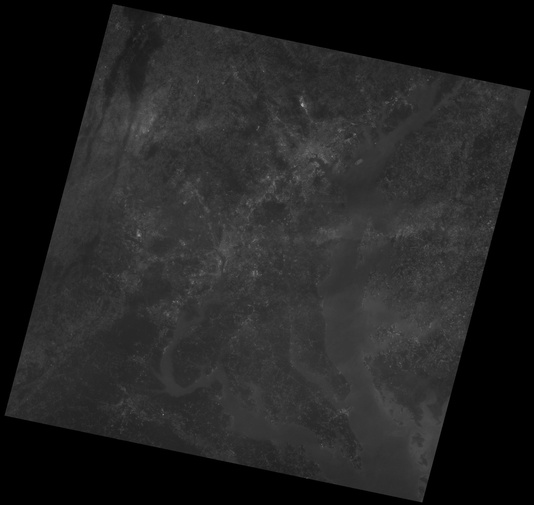
#> input picture CSE428 (Image Processing)/Lab2/landsat_down.jpeg, 534 x 505 px, shrunk from 2010 x 1901 before the run, found by its file name
$ jupyter execute 'CSE428 Lab 2.ipynb'
#> lines starting #> are read from the running program, lines starting #| are printed output that depends on the picture
[cell 1]
import numpy as np
from skimage import exposure, io, color, img_as_float
import matplotlib.pyplot as plt

np.random.seed(1000)        #presudo random value

[cell 2]
i = np.random.rand(3,3)
print(i)
io.imshow(i)

[cell 3]
#point processing with addition
i_add  = i + 0.3
print(i_add)
io.imshow(i_add)

[cell 4]
#as some intensity goes beyond 1 which needs to change [0,1]
#greater than 1 will be convert to 1

i_add[i_add > 1.0] = 1.0                    # i_add = np.clip(i_add,0,1)
print(i_add)
io.imshow(i_add)

[cell 5]
#point processing with substraction
i_sub = i - 0.3
i_sub = np.clip(i_sub,0,1)
print(i_sub)
io.imshow(i_sub)

[cell 6]
#point processing with multiplication
i_mult = i * 0.3
i_mult = np.clip(i_mult,0,1)
print(i_mult)
io.imshow(i_mult)

[cell 7]
#point processing with divison
i_div = i / 0.3
i_div = np.clip(i_div,0,1)
print(i_div)
io.imshow(i_div)

[cell 8]
#ploting all the arithmetic operation

plt.figure(figsize=(20, 20))
plt.subplot(1,5,1)
io.imshow(i)
plt.title('Original')

plt.subplot(1,5,2)
io.imshow(i_add)
plt.title('Addition')

plt.subplot(1,5,3)
io.imshow(i_sub)
plt.title('Substraction')

plt.subplot(1,5,4)
io.imshow(i_mult)
plt.title('Multiplication')

plt.subplot(1,5,5)
io.imshow(i_div)
plt.title('divison')
plt.show()
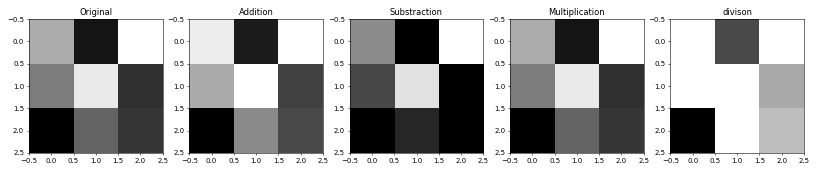
#> figure drawn by matplotlib, 5 panels

[cell 9]
satalite_img = img_as_float(io.imread('/content/landsat_down.jpeg'))
#> satalite_img: shape (505, 534) float64; min 0, max 0.682, mean 0.138
io.imshow(satalite_img)

[cell 10]
print(satalite_img)
#> (printed output is left out)
print()
print(f'Height pixel number = {satalite_img.shape[0]}')
#| Height pixel number = 505
print(f'Weidth pixel number = {satalite_img.shape[1]}')
#| Weidth pixel number = 534

[cell 11]
#histogram of intensity vs count of intensity

count, intensity_bins = exposure.histogram(satalite_img, nbins=256, normalize=True)
#> count = 256 values, max 0.314 at index 0, min 0 at index 3, mean 0.00391; intensity_bins = 256 values from 0.00133 to 0.681
plt.plot(intensity_bins, count)      # x = bins and y = count of that bin
#> figure, not shown here; curve peaks at x = 0.00133, y = 0.314

[cell 12]
'''
contrast streching formula, s = C1(r-C2)
theory part
'''

satalite_img_streched = 4*(satalite_img-0.1)
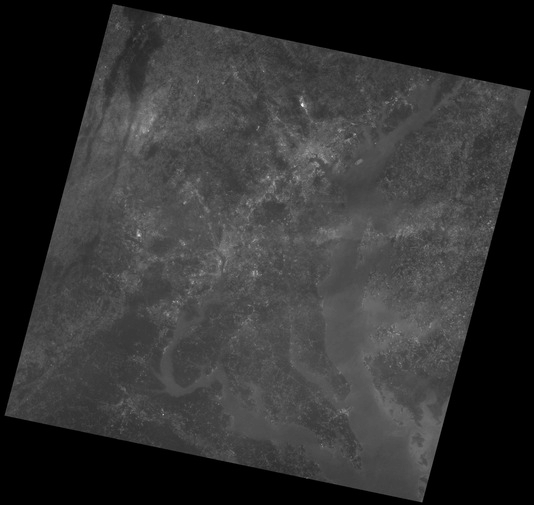
#> satalite_img_streched: shape (505, 534) float64; min -0.4, max 2.33, mean 0.152; drawn with min black and max white
satalite_img_streched = np.clip(satalite_img_streched,0,1)
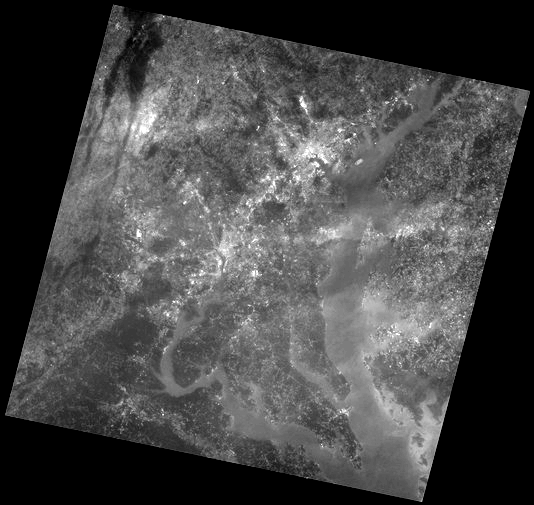
#> satalite_img_streched: shape (505, 534) float64; min 0, max 1, mean 0.281
io.imshow(satalite_img_streched)

[cell 13]
plt.figure(figsize=(12,12))
plt.subplot(1,2,1)
io.imshow(satalite_img)
plt.title('Original')

plt.subplot(1,2,2)
io.imshow(satalite_img_streched)
plt.title('Contrast Streched')
plt.show()

[cell 14]
#histogram before and after contrast streching
count, intensity_bins = exposure.histogram(satalite_img, nbins=256, normalize=True)
count_streched, intensity_bins_streched = exposure.histogram(satalite_img_streched, nbins=256, normalize=True)
#> count_streched = 256 values, max 0.327 at index 0, min 0 at index 1, mean 0.00391; intensity_bins_streched = 256 values from 0.00195 to 0.998
plt.figure(figsize=(10,5))
plt.subplot(1,2,1)
plt.plot(intensity_bins, count)
plt.title('Before')

plt.subplot(1,2,2)
plt.plot(intensity_bins_streched, count_streched)
plt.title('After')
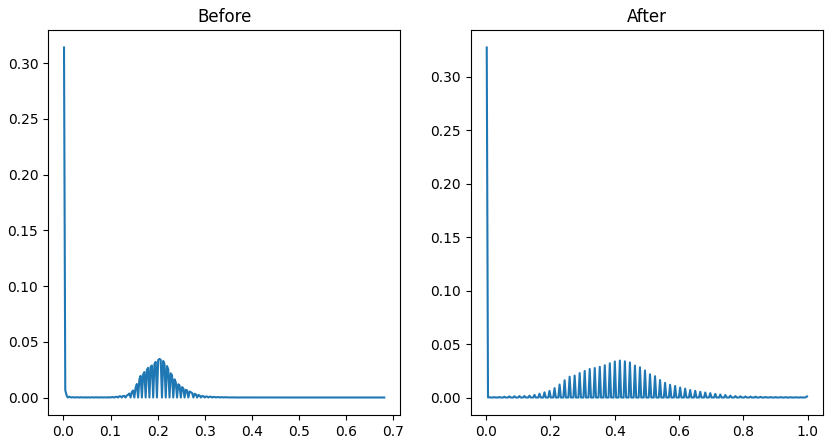
#> figure drawn by matplotlib, 2 panels; panel 1: curve peaks at x = 0.00133, y = 0.314; panel 2: curve peaks at x = 0.00195, y = 0.327

[cell 15]
xray_img = img_as_float(io.imread('/content/xray.jpeg'))
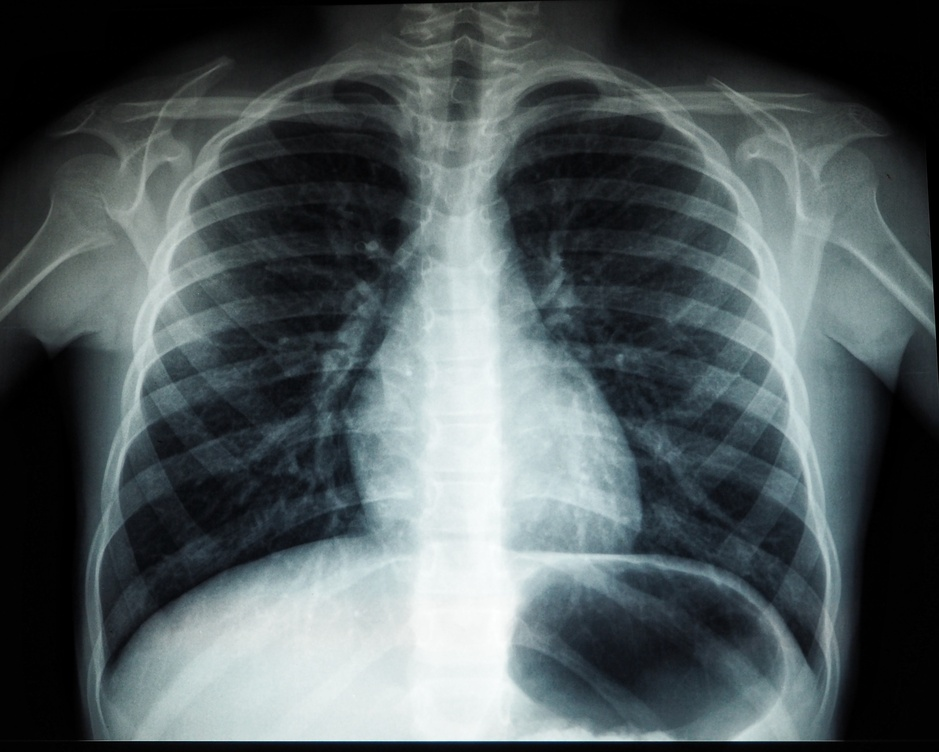
#> input picture CSE428 (Image Processing)/Lab2/xray.jpeg, 939 x 752 px, shrunk from 3537 x 2831 before the run, found by its file name
xray_img = color.rgb2gray(xray_img)
#> xray_img: shape (752, 939) float64
io.imshow(xray_img)

[cell 16]
'''
power law transformation, s= c*(r^gamma)
'''

gamma = 0.4
xray_img_gamma = 1 * (xray_img**gamma)
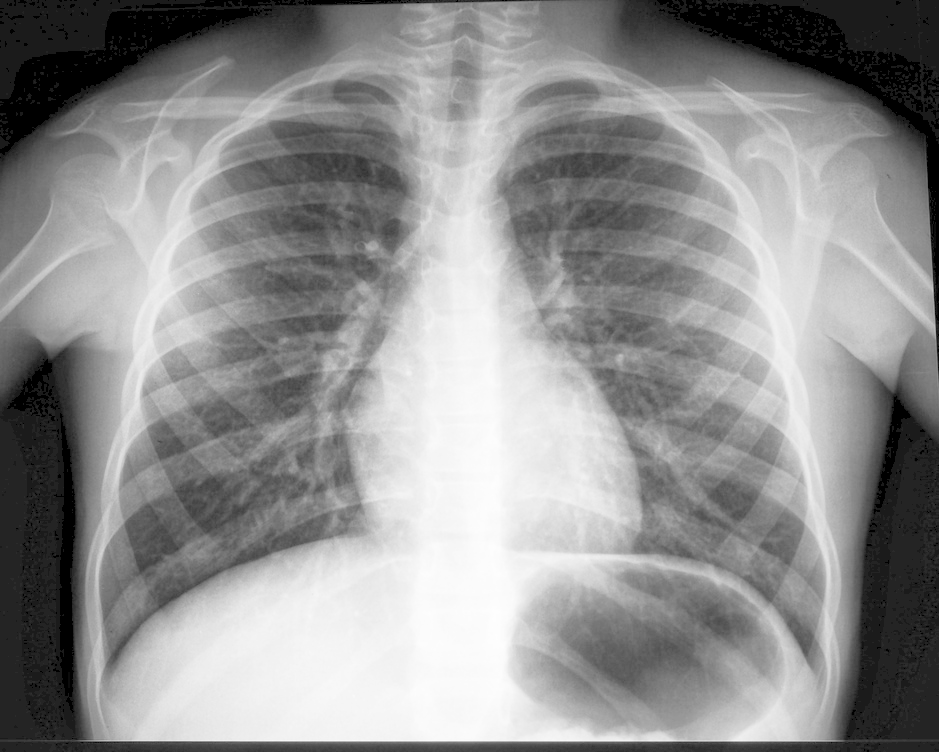
#> xray_img_gamma: shape (752, 939) float64; min 0, max 0.999, mean 0.57
xray_img_gamma = np.clip(xray_img_gamma,0,1)
io.imshow(xray_img_gamma)

[cell 17]
'''
negative img convertion, s= 1-r
'''

angio_img = img_as_float(io.imread('/content/angiogram_bw.jpeg'))
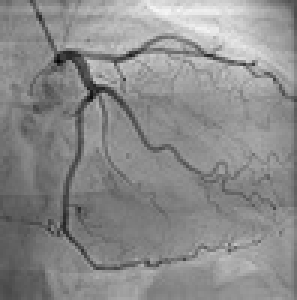
#> input picture CSE428 (Image Processing)/Lab2/angiogram_bw.jpeg, 99 x 100 px, shrunk from 374 x 376 before the run, found by its file name (shown 3 times larger)
#> angio_img: shape (100, 99) float64; min 0.0196, max 0.965, mean 0.544
io.imshow(angio_img)

[cell 18]
neg_angio_img = 1 - angio_img
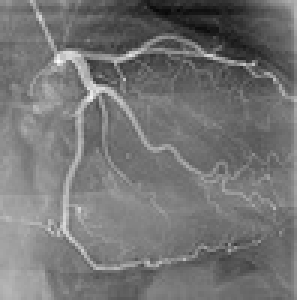
#> neg_angio_img: shape (100, 99) float64 (shown 3 times larger); min 0.0353, max 0.98, mean 0.456
io.imshow(neg_angio_img)

[cell 19]
plt.plot(neg_angio_img[70,:])
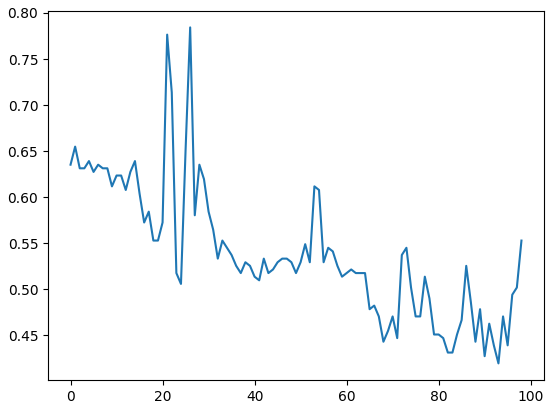
#> figure drawn by matplotlib, 1 panel; curve peaks at x = 26, y = 0.784

[cell 20]
lower_thrushold = 0.6
higher_thrushold = 0.8

neg_angio_img[neg_angio_img < lower_thrushold] = 0
neg_angio_img[neg_angio_img > higher_thrushold] = 0

neg_angio_img[(neg_angio_img > lower_thrushold) & (neg_angio_img < higher_thrushold)] = 1.0
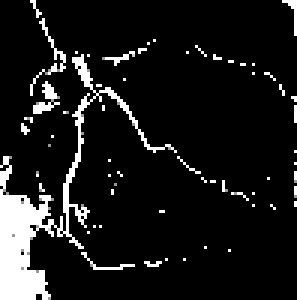
#> neg_angio_img: shape (100, 99) float64 (shown 3 times larger); min 0, max 1, mean 0.0998
io.imshow(neg_angio_img)
